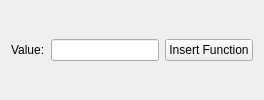
                                <widget class="QWidget" name="BSWellTemperedPage">
                                  <layout class="QVBoxLayout" name="BSWellTemperedPageLayout">
                                          <item>
                                          <layout class="QHBoxLayout" name="BSWellTemperedLayout">
                                              <item>
                                                  <widget class="QLabel" name="wellTemperedLabel">
                                                  <property name="text"><string>Value:</string></property>
                                                  </widget>
                                              </item>
                                              <item>
                                                  <widget class="QLineEdit" name="wellTemperedEntry"/>
                                              </item>
                                              <item>
                                                  <widget class="QPushButton" name="BSWellTemperedButton">
                                                  <property name="text">
                                                      <string>Insert Function</string>
                                                  </property>
                                                  </widget>
                                              </item>
                                          </layout>
                                          </item>
                                  </layout>
                                </widget>
